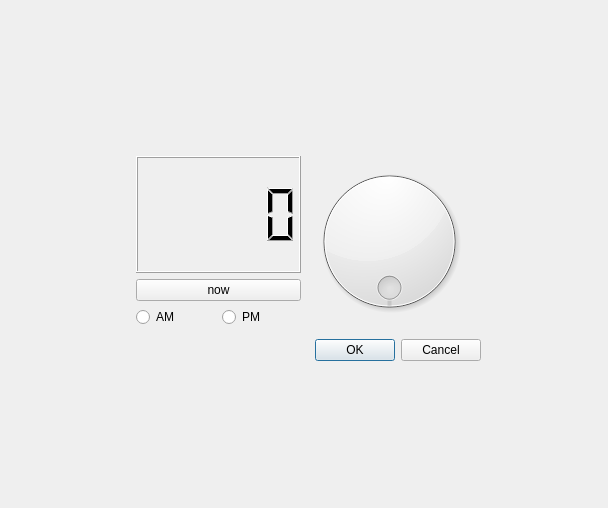
<?xml version="1.0" encoding="UTF-8"?>
<ui version="4.0">
 <class>ChangeSetting</class>
 <widget class="QDialog" name="ChangeSetting">
  <property name="geometry">
   <rect>
    <x>0</x>
    <y>0</y>
    <width>608</width>
    <height>508</height>
   </rect>
  </property>
  <property name="windowTitle">
   <string>Dialog</string>
  </property>
  <property name="autoFillBackground">
   <bool>true</bool>
  </property>
  <property name="styleSheet">
   <string notr="true"/>
  </property>
  <layout class="QVBoxLayout" name="verticalLayout_4">
   <item>
    <spacer name="verticalSpacer">
     <property name="orientation">
      <enum>Qt::Vertical</enum>
     </property>
     <property name="sizeHint" stdset="0">
      <size>
       <width>20</width>
       <height>40</height>
      </size>
     </property>
    </spacer>
   </item>
   <item>
    <layout class="QHBoxLayout" name="horizontalLayout_2">
     <item>
      <spacer name="horizontalSpacer_3">
       <property name="orientation">
        <enum>Qt::Horizontal</enum>
       </property>
       <property name="sizeHint" stdset="0">
        <size>
         <width>40</width>
         <height>20</height>
        </size>
       </property>
      </spacer>
     </item>
     <item>
      <widget class="QFrame" name="card">
       <property name="minimumSize">
        <size>
         <width>360</width>
         <height>220</height>
        </size>
       </property>
       <property name="autoFillBackground">
        <bool>true</bool>
       </property>
       <property name="frameShape">
        <enum>QFrame::NoFrame</enum>
       </property>
       <layout class="QVBoxLayout" name="verticalLayout_2" stretch="0">
        <property name="spacing">
         <number>3</number>
        </property>
        <property name="leftMargin">
         <number>3</number>
        </property>
        <property name="topMargin">
         <number>3</number>
        </property>
        <property name="rightMargin">
         <number>3</number>
        </property>
        <property name="bottomMargin">
         <number>3</number>
        </property>
        <item>
         <layout class="QVBoxLayout" name="verticalLayout_3" stretch="9,1">
          <item>
           <layout class="QHBoxLayout" name="horizontalLayout" stretch="9">
            <item>
             <widget class="QStackedWidget" name="stackedWidget">
              <property name="currentIndex">
               <number>2</number>
              </property>
              <widget class="QWidget" name="page">
               <layout class="QHBoxLayout" name="horizontalLayout_4" stretch="9,1">
                <item>
                 <widget class="QLCDNumber" name="set">
                  <property name="sizePolicy">
                   <sizepolicy hsizetype="Expanding" vsizetype="Expanding">
                    <horstretch>0</horstretch>
                    <verstretch>0</verstretch>
                   </sizepolicy>
                  </property>
                  <property name="font">
                   <font>
                    <pointsize>20</pointsize>
                   </font>
                  </property>
                 </widget>
                </item>
                <item>
                 <layout class="QVBoxLayout" name="verticalLayout">
                  <property name="spacing">
                   <number>6</number>
                  </property>
                  <item>
                   <widget class="QPushButton" name="pPBup">
                    <property name="text">
                     <string/>
                    </property>
                    <property name="icon">
                     <iconset resource="icons.qrc">
                      <normaloff>:/icons/icons/up.png</normaloff>:/icons/icons/up.png</iconset>
                    </property>
                   </widget>
                  </item>
                  <item>
                   <widget class="QPushButton" name="pPBdown">
                    <property name="text">
                     <string/>
                    </property>
                    <property name="icon">
                     <iconset resource="icons.qrc">
                      <normaloff>:/icons/icons/down.png</normaloff>:/icons/icons/down.png</iconset>
                    </property>
                   </widget>
                  </item>
                 </layout>
                </item>
               </layout>
              </widget>
              <widget class="QWidget" name="page_2">
               <layout class="QVBoxLayout" name="verticalLayout_5">
                <item>
                 <widget class="QLabel" name="pLblLed">
                  <property name="text">
                   <string>OFF</string>
                  </property>
                  <property name="alignment">
                   <set>Qt::AlignCenter</set>
                  </property>
                 </widget>
                </item>
                <item>
                 <widget class="QSlider" name="pSliderLed">
                  <property name="autoFillBackground">
                   <bool>false</bool>
                  </property>
                  <property name="maximum">
                   <number>4</number>
                  </property>
                  <property name="pageStep">
                   <number>4</number>
                  </property>
                  <property name="orientation">
                   <enum>Qt::Horizontal</enum>
                  </property>
                  <property name="invertedControls">
                   <bool>false</bool>
                  </property>
                  <property name="tickPosition">
                   <enum>QSlider::TicksAbove</enum>
                  </property>
                 </widget>
                </item>
               </layout>
              </widget>
              <widget class="QWidget" name="page_3">
               <layout class="QHBoxLayout" name="horizontalLayout_3">
                <item>
                 <layout class="QVBoxLayout" name="verticalLayout_6" stretch="8,1,1">
                  <item>
                   <widget class="QLCDNumber" name="pTime">
                    <property name="smallDecimalPoint">
                     <bool>false</bool>
                    </property>
                    <property name="digitCount">
                     <number>5</number>
                    </property>
                   </widget>
                  </item>
                  <item>
                   <widget class="QPushButton" name="pPBnow">
                    <property name="text">
                     <string>now</string>
                    </property>
                   </widget>
                  </item>
                  <item>
                   <layout class="QHBoxLayout" name="horizontalLayout_5">
                    <item>
                     <widget class="QRadioButton" name="pBam">
                      <property name="text">
                       <string>AM</string>
                      </property>
                     </widget>
                    </item>
                    <item>
                     <widget class="QRadioButton" name="pBpm">
                      <property name="text">
                       <string>PM</string>
                      </property>
                     </widget>
                    </item>
                   </layout>
                  </item>
                 </layout>
                </item>
                <item>
                 <widget class="QDial" name="pDialtime">
                  <property name="maximum">
                   <number>24</number>
                  </property>
                  <property name="singleStep">
                   <number>2</number>
                  </property>
                  <property name="pageStep">
                   <number>24</number>
                  </property>
                  <property name="value">
                   <number>0</number>
                  </property>
                  <property name="orientation">
                   <enum>Qt::Vertical</enum>
                  </property>
                  <property name="wrapping">
                   <bool>true</bool>
                  </property>
                  <property name="notchTarget">
                   <double>0.000000000000000</double>
                  </property>
                  <property name="notchesVisible">
                   <bool>false</bool>
                  </property>
                 </widget>
                </item>
               </layout>
              </widget>
             </widget>
            </item>
           </layout>
          </item>
          <item>
           <widget class="QDialogButtonBox" name="buttonBox">
            <property name="sizePolicy">
             <sizepolicy hsizetype="Expanding" vsizetype="Fixed">
              <horstretch>0</horstretch>
              <verstretch>0</verstretch>
             </sizepolicy>
            </property>
            <property name="maximumSize">
             <size>
              <width>16777215</width>
              <height>16777215</height>
             </size>
            </property>
            <property name="standardButtons">
             <set>QDialogButtonBox::Cancel|QDialogButtonBox::Ok</set>
            </property>
           </widget>
          </item>
         </layout>
        </item>
       </layout>
      </widget>
     </item>
     <item>
      <spacer name="horizontalSpacer">
       <property name="orientation">
        <enum>Qt::Horizontal</enum>
       </property>
       <property name="sizeHint" stdset="0">
        <size>
         <width>40</width>
         <height>20</height>
        </size>
       </property>
      </spacer>
     </item>
    </layout>
   </item>
   <item>
    <spacer name="verticalSpacer_2">
     <property name="orientation">
      <enum>Qt::Vertical</enum>
     </property>
     <property name="sizeHint" stdset="0">
      <size>
       <width>20</width>
       <height>40</height>
      </size>
     </property>
    </spacer>
   </item>
  </layout>
 </widget>
 <resources>
  <include location="icons.qrc"/>
 </resources>
 <connections>
  <connection>
   <sender>buttonBox</sender>
   <signal>accepted()</signal>
   <receiver>ChangeSetting</receiver>
   <slot>accept()</slot>
   <hints>
    <hint type="sourcelabel">
     <x>248</x>
     <y>254</y>
    </hint>
    <hint type="destinationlabel">
     <x>157</x>
     <y>274</y>
    </hint>
   </hints>
  </connection>
  <connection>
   <sender>buttonBox</sender>
   <signal>rejected()</signal>
   <receiver>ChangeSetting</receiver>
   <slot>reject()</slot>
   <hints>
    <hint type="sourcelabel">
     <x>316</x>
     <y>260</y>
    </hint>
    <hint type="destinationlabel">
     <x>286</x>
     <y>274</y>
    </hint>
   </hints>
  </connection>
 </connections>
</ui>
